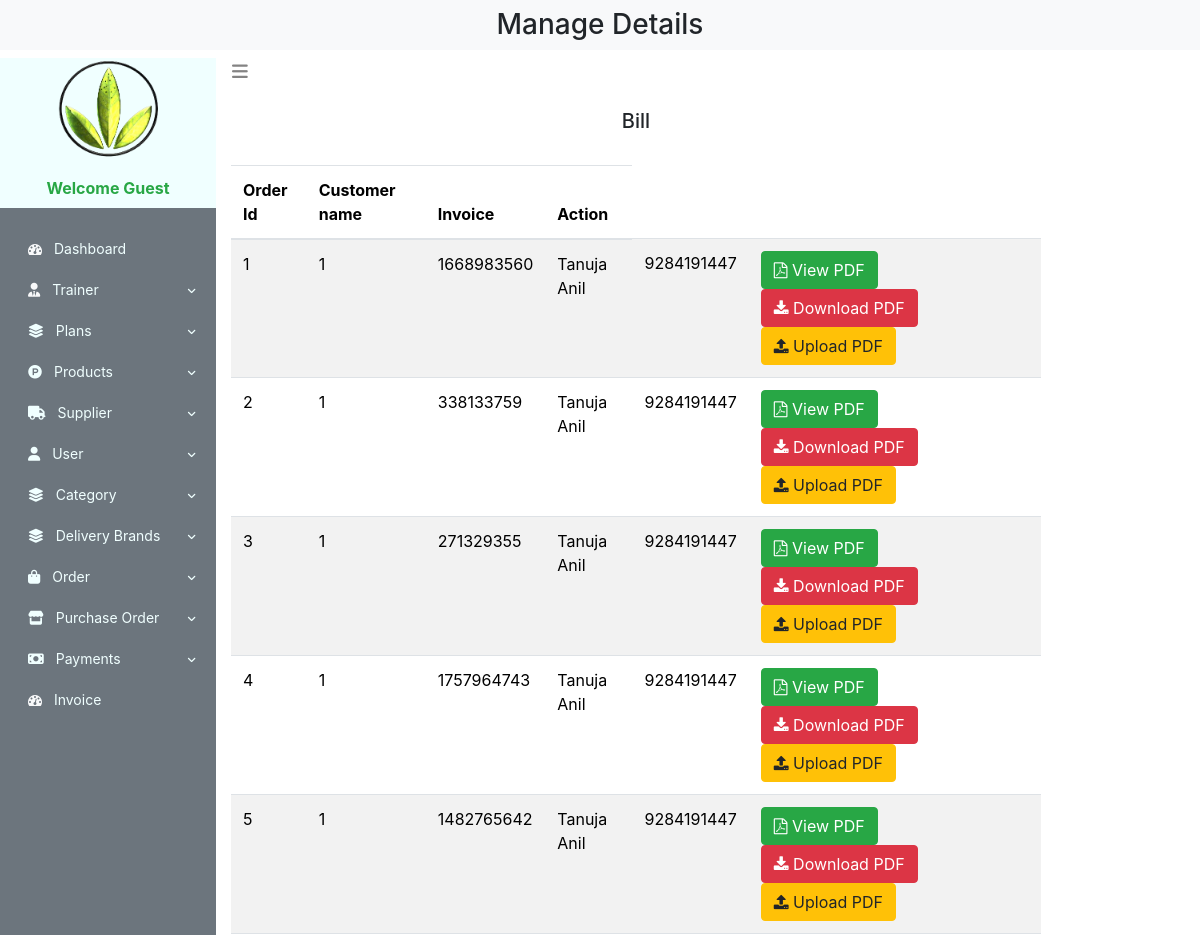
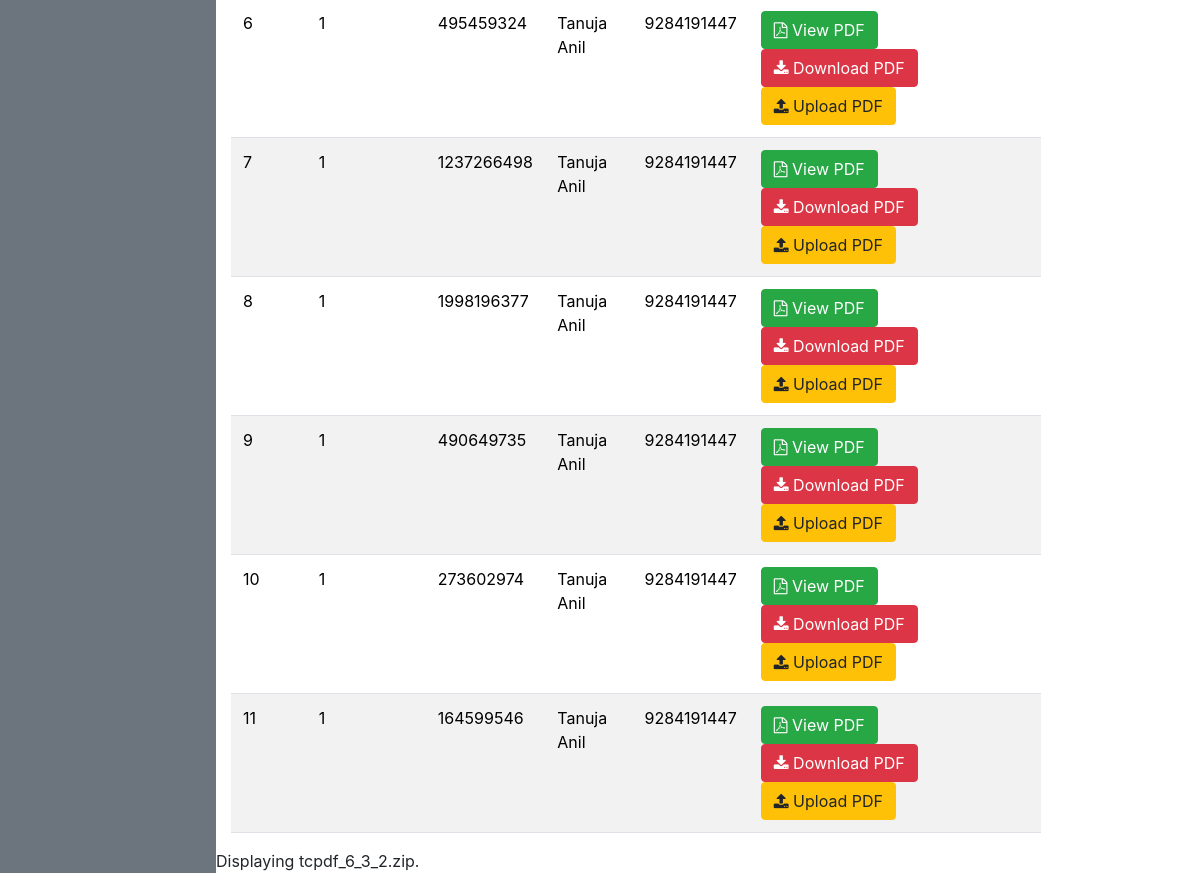
/admin_home.php?invoice_gen, run on the app's committed database (2 pictures, top to bottom).
### tables this page shows
CREATE TABLE `user_order` (
  `order_id` int(11) NOT NULL,
  `user_id` int(11) NOT NULL,
  `due_amount` int(255) NOT NULL,
  `invoice_no` int(255) NOT NULL,
  `total_products` int(255) NOT NULL,
  `order_date` timestamp NOT NULL DEFAULT current_timestamp() ON UPDATE current_timestamp(),
  `order_status` varchar(255) NOT NULL
);

CREATE TABLE `user` (
  `user_id` int(100) NOT NULL,
  `username` varchar(100) NOT NULL,
  `email` varchar(100) NOT NULL,
  `password` varchar(255) NOT NULL,
  `user_ip` varchar(100) NOT NULL,
  `fname` text NOT NULL,
  `lname` text NOT NULL,
  `gender` varchar(100) NOT NULL,
  `age` int(100) NOT NULL,
  `height` int(100) NOT NULL,
  `weight` int(100) NOT NULL,
  `house_no` varchar(100) NOT NULL,
  `street` varchar(100) NOT NULL,
  `city` text NOT NULL,
  `state` text NOT NULL,
  `zip` int(100) NOT NULL,
  `contact` varchar(20) NOT NULL
);

### invoice_gen.php (the view, shortened to what this page needs)
<!doctype html>
<html lang="en">
<head>
<link rel="stylesheet" href="https://cdnjs.cloudflare.com/ajax/libs/font-awesome/4.7.0/css/font-awesome.min.css">
<link rel="stylesheet" href="https://maxcdn.bootstrapcdn.com/bootstrap/4.0.0/css/bootstrap.min.css"/>
</head>
<body>
<div class="container">
<div class="row">
<div class="col-lg-12" align="center">
<br>
<h5 align="center">Bill</h5>
<br>
<table class="table table-striped">
<thead>
 <tr>
<th>Order Id</th>
<th>Customer name</th>
<th>Invoice</th>
<th>Action</th>
 </tr>
</thead>
<tbody>
<?php
$display_query = "SELECT T1.order_id, T1.user_id, T1.invoice_no, T2.fname, T2.contact FROM `user_order` T1 INNER JOIN `user` T2 ON T1.user_id = T2.user_id";
$results = mysqli_query($conn,$display_query);
$count = mysqli_num_rows($results);
if($count>0)
{
while($data_row = mysqli_fetch_array($results, MYSQLI_ASSOC))
{
?>
<tr>
                    <td><?php echo $data_row['order_id']; ?></td>
                    <td><?php echo $data_row['user_id']; ?></td>
<td><?php echo $data_row['invoice_no']; ?></td>
<td><?php echo $data_row['fname']; ?></td>
<td><?php echo $data_row['contact']; ?></td>
<td>
<a href="pdf_maker.php?user_id=<?php echo $data_row['user_id']; ?>&ACTION=VIEW" class="btn btn-success"><i class="fa fa-file-pdf-o"></i> View PDF</a> &nbsp;&nbsp;
<a href="pdf_maker.php?user_id=<?php echo $data_row['user_id']; ?>&ACTION=DOWNLOAD" class="btn btn-danger"><i class="fa fa-download"></i> Download PDF</a>
<a href="pdf_maker.php?user_id=<?php echo $data_row['user_id']; ?>&ACTION=UPLOAD" class="btn btn-warning"><i class="fa fa-upload"></i> Upload PDF</a>
</td>
</tr>
<?php
}
}
?>
</tbody>
</table>
</div>
</div>
</div>
</body>
</html>

### admin_home.php (style rules this page uses)
body { font-family: 'Spartan',sans-serif; margin: 0; padding: 0; }

### data on the page
user_order: order_id "1", user "1", invoice_no "1668983560", user.fname "Tanuja Anil", user.contact "9284191447"
user_order: order_id "2", user "1", invoice_no "338133759", user.fname "Tanuja Anil", user.contact "9284191447"
user_order: order_id "3", user "1", invoice_no "271329355", user.fname "Tanuja Anil", user.contact "9284191447"
user_order: order_id "4", user "1", invoice_no "1757964743", user.fname "Tanuja Anil", user.contact "9284191447"
user_order: order_id "5", user "1", invoice_no "1482765642", user.fname "Tanuja Anil", user.contact "9284191447"
user_order: order_id "6", user "1", invoice_no "495459324", user.fname "Tanuja Anil", user.contact "9284191447"
user_order: order_id "7", user "1", invoice_no "1237266498", user.fname "Tanuja Anil", user.contact "9284191447"
user_order: order_id "8", user "1", invoice_no "1998196377", user.fname "Tanuja Anil", user.contact "9284191447"
user_order: order_id "9", user "1", invoice_no "490649735", user.fname "Tanuja Anil", user.contact "9284191447"
user_order: order_id "10", user "1", invoice_no "273602974", user.fname "Tanuja Anil", user.contact "9284191447"
user_order: order_id "11", user "1", invoice_no "164599546", user.fname "Tanuja Anil", user.contact "9284191447"
